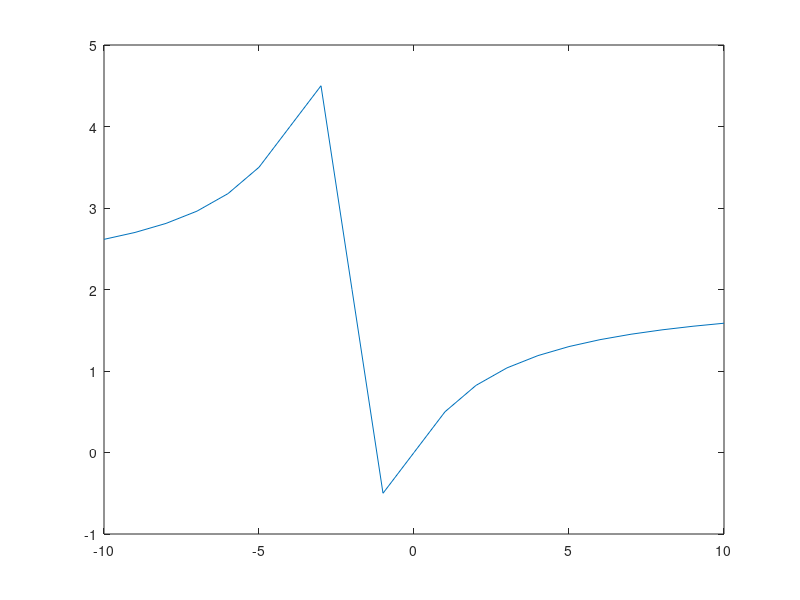

This figure's MATLAB source:
% Octave Script
% Title                  :funcion real de variable real f7
% Description            :Script para recordar funcion real de variable real
% Author                 :Magali Valencia Clemente
% Date                   :20211026
% Version                :1
% Usage                  :C:\Users\magali
%                        :octave>funcion real de variable real

clear
% graficar la siguiente funcion f=(2*x.^2+3*x)/(x.^2+4*x+5)
% crear rango de valores
x=-10:1:10;
% calcular los funcion
y=(2*x.^2+ 3*x)./(x.^2+4*x+5);

% realizar la grafica
plot(x, y);
